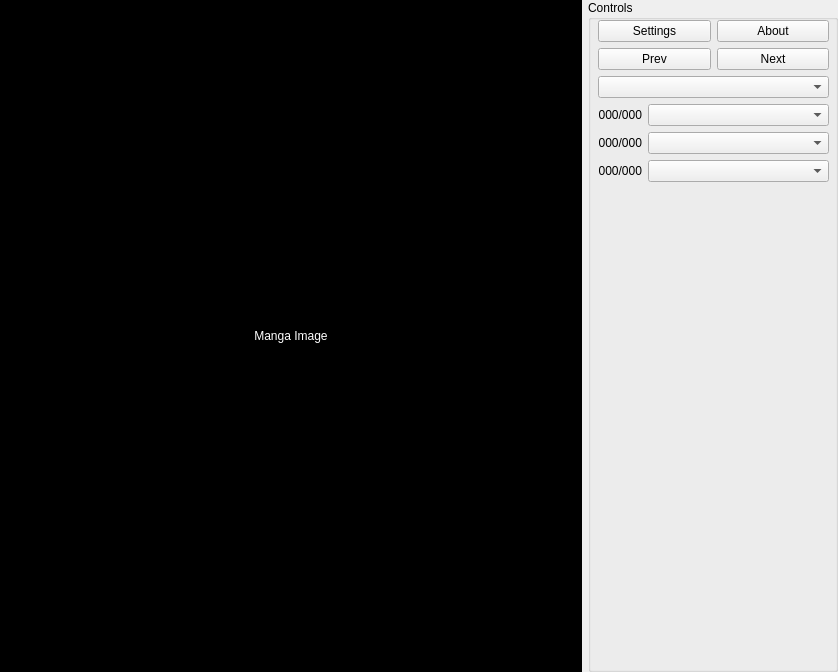
<?xml version="1.0" encoding="UTF-8"?>
<ui version="4.0">
 <class>MainWindow</class>
 <widget class="QMainWindow" name="MainWindow">
  <property name="geometry">
   <rect>
    <x>0</x>
    <y>0</y>
    <width>838</width>
    <height>672</height>
   </rect>
  </property>
  <property name="windowTitle">
   <string>PyMangaReader</string>
  </property>
  <widget class="QWidget" name="centralwidget">
   <layout class="QHBoxLayout" name="horizontalLayout">
    <property name="spacing">
     <number>6</number>
    </property>
    <property name="sizeConstraint">
     <enum>QLayout::SetDefaultConstraint</enum>
    </property>
    <property name="leftMargin">
     <number>0</number>
    </property>
    <property name="topMargin">
     <number>0</number>
    </property>
    <property name="rightMargin">
     <number>0</number>
    </property>
    <property name="bottomMargin">
     <number>0</number>
    </property>
    <item>
     <widget class="QScrollArea" name="scrollArea">
      <property name="styleSheet">
       <string notr="true">border: 0px solid gray</string>
      </property>
      <property name="widgetResizable">
       <bool>true</bool>
      </property>
      <widget class="QWidget" name="scrollAreaWidgetContents">
       <property name="geometry">
        <rect>
         <x>0</x>
         <y>0</y>
         <width>582</width>
         <height>672</height>
        </rect>
       </property>
       <layout class="QHBoxLayout" name="horizontalLayout_2">
        <property name="spacing">
         <number>0</number>
        </property>
        <property name="leftMargin">
         <number>0</number>
        </property>
        <property name="topMargin">
         <number>0</number>
        </property>
        <property name="rightMargin">
         <number>0</number>
        </property>
        <property name="bottomMargin">
         <number>0</number>
        </property>
        <item>
         <widget class="QLabel" name="manga_image_label">
          <property name="sizePolicy">
           <sizepolicy hsizetype="Ignored" vsizetype="Ignored">
            <horstretch>0</horstretch>
            <verstretch>0</verstretch>
           </sizepolicy>
          </property>
          <property name="styleSheet">
           <string notr="true">background-color: rgb(0, 0, 0);
color: rgb(255, 255, 255);</string>
          </property>
          <property name="text">
           <string>Manga Image</string>
          </property>
          <property name="alignment">
           <set>Qt::AlignCenter</set>
          </property>
         </widget>
        </item>
       </layout>
      </widget>
     </widget>
    </item>
    <item>
     <widget class="QGroupBox" name="groupBox">
      <property name="sizePolicy">
       <sizepolicy hsizetype="Preferred" vsizetype="Preferred">
        <horstretch>0</horstretch>
        <verstretch>0</verstretch>
       </sizepolicy>
      </property>
      <property name="minimumSize">
       <size>
        <width>250</width>
        <height>250</height>
       </size>
      </property>
      <property name="title">
       <string>Controls</string>
      </property>
      <widget class="QWidget" name="verticalLayoutWidget">
       <property name="geometry">
        <rect>
         <x>10</x>
         <y>20</y>
         <width>231</width>
         <height>621</height>
        </rect>
       </property>
       <layout class="QVBoxLayout" name="verticalLayout">
        <item>
         <layout class="QHBoxLayout" name="horizontalLayout_3">
          <item>
           <widget class="QPushButton" name="pushSettings">
            <property name="text">
             <string>Settings</string>
            </property>
           </widget>
          </item>
          <item>
           <widget class="QPushButton" name="pushAbout">
            <property name="text">
             <string>About</string>
            </property>
           </widget>
          </item>
         </layout>
        </item>
        <item>
         <layout class="QHBoxLayout" name="horizontalLayout_4">
          <item>
           <widget class="QPushButton" name="pushPrevManga">
            <property name="text">
             <string>Prev</string>
            </property>
           </widget>
          </item>
          <item>
           <widget class="QPushButton" name="pushNextManga">
            <property name="text">
             <string>Next</string>
            </property>
           </widget>
          </item>
         </layout>
        </item>
        <item>
         <layout class="QFormLayout" name="formLayout">
          <item row="1" column="0">
           <widget class="QLabel" name="volume_label">
            <property name="sizePolicy">
             <sizepolicy hsizetype="Fixed" vsizetype="Preferred">
              <horstretch>0</horstretch>
              <verstretch>0</verstretch>
             </sizepolicy>
            </property>
            <property name="minimumSize">
             <size>
              <width>40</width>
              <height>0</height>
             </size>
            </property>
            <property name="text">
             <string>000/000</string>
            </property>
            <property name="alignment">
             <set>Qt::AlignRight|Qt::AlignTrailing|Qt::AlignVCenter</set>
            </property>
           </widget>
          </item>
          <item row="2" column="0">
           <widget class="QLabel" name="chapter_label">
            <property name="sizePolicy">
             <sizepolicy hsizetype="Fixed" vsizetype="Preferred">
              <horstretch>0</horstretch>
              <verstretch>0</verstretch>
             </sizepolicy>
            </property>
            <property name="minimumSize">
             <size>
              <width>40</width>
              <height>0</height>
             </size>
            </property>
            <property name="text">
             <string>000/000</string>
            </property>
            <property name="alignment">
             <set>Qt::AlignRight|Qt::AlignTrailing|Qt::AlignVCenter</set>
            </property>
           </widget>
          </item>
          <item row="0" column="0" colspan="2">
           <widget class="QComboBox" name="list_manga"/>
          </item>
          <item row="1" column="1">
           <widget class="QComboBox" name="list_volume"/>
          </item>
          <item row="2" column="1">
           <widget class="QComboBox" name="list_chapter"/>
          </item>
          <item row="3" column="1">
           <widget class="QComboBox" name="list_page"/>
          </item>
          <item row="3" column="0">
           <widget class="QLabel" name="page_label">
            <property name="sizePolicy">
             <sizepolicy hsizetype="Fixed" vsizetype="Preferred">
              <horstretch>0</horstretch>
              <verstretch>0</verstretch>
             </sizepolicy>
            </property>
            <property name="minimumSize">
             <size>
              <width>40</width>
              <height>0</height>
             </size>
            </property>
            <property name="text">
             <string>000/000</string>
            </property>
            <property name="alignment">
             <set>Qt::AlignRight|Qt::AlignTrailing|Qt::AlignVCenter</set>
            </property>
           </widget>
          </item>
         </layout>
        </item>
        <item>
         <spacer name="verticalSpacer">
          <property name="orientation">
           <enum>Qt::Vertical</enum>
          </property>
          <property name="sizeHint" stdset="0">
           <size>
            <width>20</width>
            <height>40</height>
           </size>
          </property>
         </spacer>
        </item>
       </layout>
      </widget>
     </widget>
    </item>
   </layout>
  </widget>
 </widget>
 <resources/>
 <connections/>
</ui>
